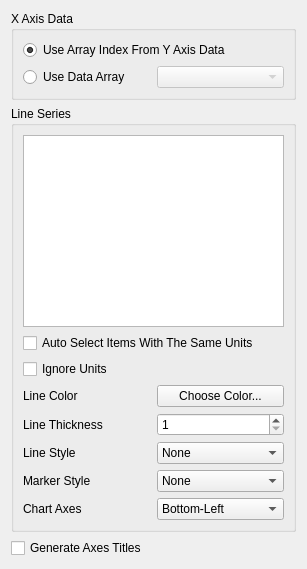
<?xml version="1.0" encoding="UTF-8"?>
<ui version="4.0">
 <class>CustomXYChartDisplayPanel</class>
 <widget class="QWidget" name="CustomXYChartDisplayPanel">
  <property name="geometry">
   <rect>
    <x>0</x>
    <y>0</y>
    <width>307</width>
    <height>566</height>
   </rect>
  </property>
  <property name="windowTitle">
   <string>Form</string>
  </property>
  <layout class="QGridLayout" name="gridLayout_2">
   <item row="0" column="0">
    <widget class="QGroupBox" name="groupBox">
     <property name="title">
      <string>X Axis Data</string>
     </property>
     <layout class="QGridLayout" name="_2">
      <item row="0" column="0" colspan="2">
       <widget class="QRadioButton" name="UseArrayIndex">
        <property name="whatsThis">
         <string>Select this option to use the indexes of the y-axis array for the x-axis points.</string>
        </property>
        <property name="text">
         <string>Use Array Index From Y Axis Data</string>
        </property>
        <property name="checked">
         <bool>true</bool>
        </property>
        <property name="autoExclusive">
         <bool>false</bool>
        </property>
       </widget>
      </item>
      <item row="1" column="0">
       <widget class="QRadioButton" name="UseDataArray">
        <property name="whatsThis">
         <string>Select this option to use a data array to define the x-axis points.</string>
        </property>
        <property name="text">
         <string>Use Data Array</string>
        </property>
        <property name="autoExclusive">
         <bool>false</bool>
        </property>
       </widget>
      </item>
      <item row="1" column="1">
       <widget class="QComboBox" name="XAxisArray">
        <property name="enabled">
         <bool>false</bool>
        </property>
        <property name="whatsThis">
         <string>Choose the name of the x-axis data array.</string>
        </property>
       </widget>
      </item>
     </layout>
    </widget>
   </item>
   <item row="1" column="0">
    <widget class="QGroupBox" name="SeriesGroup">
     <property name="sizePolicy">
      <sizepolicy hsizetype="Preferred" vsizetype="MinimumExpanding">
       <horstretch>0</horstretch>
       <verstretch>0</verstretch>
      </sizepolicy>
     </property>
     <property name="title">
      <string>Line Series</string>
     </property>
     <layout class="QGridLayout" name="gridLayout">
      <item row="0" column="0" colspan="2">
       <widget class="pqTreeView" name="SeriesList">
        <property name="sizePolicy">
         <sizepolicy hsizetype="Preferred" vsizetype="Expanding">
          <horstretch>0</horstretch>
          <verstretch>0</verstretch>
         </sizepolicy>
        </property>
        <property name="whatsThis">
         <string>This displays the list of line series. You can use the list to edit the series options.</string>
        </property>
        <property name="editTriggers">
         <set>QAbstractItemView::EditKeyPressed|QAbstractItemView::SelectedClicked</set>
        </property>
        <property name="selectionMode">
         <enum>QAbstractItemView::ExtendedSelection</enum>
        </property>
        <property name="selectionBehavior">
         <enum>QAbstractItemView::SelectRows</enum>
        </property>
        <property name="rootIsDecorated">
         <bool>false</bool>
        </property>
       </widget>
      </item>
      <item row="1" column="0" colspan="2">
       <widget class="QCheckBox" name="AutoSelect">
        <property name="text">
         <string>Auto Select Items With The Same Units</string>
        </property>
       </widget>
      </item>
      <item row="2" column="0" colspan="2">
       <widget class="QCheckBox" name="IgnoreUnits">
        <property name="text">
         <string>Ignore Units</string>
        </property>
       </widget>
      </item>
      <item row="3" column="0">
       <widget class="QLabel" name="label_2">
        <property name="text">
         <string>Line Color</string>
        </property>
       </widget>
      </item>
      <item row="3" column="1">
       <widget class="pqColorChooserButton" name="ColorButton">
        <property name="whatsThis">
         <string>Press this button to choose a new color for the line.</string>
        </property>
        <property name="text">
         <string>Choose Color...</string>
        </property>
       </widget>
      </item>
      <item row="4" column="0">
       <widget class="QLabel" name="ThicknessLabel">
        <property name="text">
         <string>Line Thickness</string>
        </property>
       </widget>
      </item>
      <item row="4" column="1">
       <widget class="QSpinBox" name="Thickness">
        <property name="whatsThis">
         <string>Enter the thickness for the line.</string>
        </property>
        <property name="minimum">
         <number>1</number>
        </property>
        <property name="maximum">
         <number>10</number>
        </property>
        <property name="value">
         <number>1</number>
        </property>
       </widget>
      </item>
      <item row="5" column="0">
       <widget class="QLabel" name="StyleListLabel">
        <property name="text">
         <string>Line Style</string>
        </property>
       </widget>
      </item>
      <item row="5" column="1">
       <widget class="QComboBox" name="StyleList">
        <property name="whatsThis">
         <string>Select the line style for the series.</string>
        </property>
        <item>
         <property name="text">
          <string>None</string>
         </property>
        </item>
        <item>
         <property name="text">
          <string>Solid</string>
         </property>
        </item>
        <item>
         <property name="text">
          <string>Dash</string>
         </property>
        </item>
        <item>
         <property name="text">
          <string>Dot</string>
         </property>
        </item>
        <item>
         <property name="text">
          <string>Dash Dot</string>
         </property>
        </item>
        <item>
         <property name="text">
          <string>Dash Dot Dot</string>
         </property>
        </item>
       </widget>
      </item>
      <item row="6" column="0">
       <widget class="QLabel" name="MarkerStyleListLabel">
        <property name="text">
         <string>Marker Style</string>
        </property>
       </widget>
      </item>
      <item row="6" column="1">
       <widget class="QComboBox" name="MarkerStyleList">
        <item>
         <property name="text">
          <string>None</string>
         </property>
        </item>
        <item>
         <property name="text">
          <string>Cross</string>
         </property>
        </item>
        <item>
         <property name="text">
          <string>Plus</string>
         </property>
        </item>
        <item>
         <property name="text">
          <string>Square</string>
         </property>
        </item>
        <item>
         <property name="text">
          <string>Circle</string>
         </property>
        </item>
        <item>
         <property name="text">
          <string>Diamond</string>
         </property>
        </item>
       </widget>
      </item>
      <item row="7" column="0">
       <widget class="QLabel" name="AxisListLabel">
        <property name="text">
         <string>Chart Axes</string>
        </property>
       </widget>
      </item>
      <item row="7" column="1">
       <widget class="QComboBox" name="AxisList">
        <property name="whatsThis">
         <string>Select the chart axes for the line series.</string>
        </property>
        <item>
         <property name="text">
          <string>Bottom-Left</string>
         </property>
        </item>
        <item>
         <property name="text">
          <string>Bottom-Right</string>
         </property>
        </item>
        <item>
         <property name="text">
          <string>Top-Left</string>
         </property>
        </item>
        <item>
         <property name="text">
          <string>Top-Right</string>
         </property>
        </item>
       </widget>
      </item>
     </layout>
    </widget>
   </item>
   <item row="2" column="0">
    <widget class="QCheckBox" name="GenerateAxesTitles">
     <property name="text">
      <string>Generate Axes Titles </string>
     </property>
    </widget>
   </item>
  </layout>
 </widget>
 <customwidgets>
  <customwidget>
   <class>pqColorChooserButton</class>
   <extends>QPushButton</extends>
   <header>pqColorChooserButton.h</header>
   <container>1</container>
  </customwidget>
  <customwidget>
   <class>pqTreeView</class>
   <extends>QTreeView</extends>
   <header>pqTreeView.h</header>
  </customwidget>
 </customwidgets>
 <resources/>
 <connections>
  <connection>
   <sender>UseDataArray</sender>
   <signal>toggled(bool)</signal>
   <receiver>XAxisArray</receiver>
   <slot>setEnabled(bool)</slot>
   <hints>
    <hint type="sourcelabel">
     <x>104</x>
     <y>362</y>
    </hint>
    <hint type="destinationlabel">
     <x>178</x>
     <y>361</y>
    </hint>
   </hints>
  </connection>
 </connections>
</ui>
